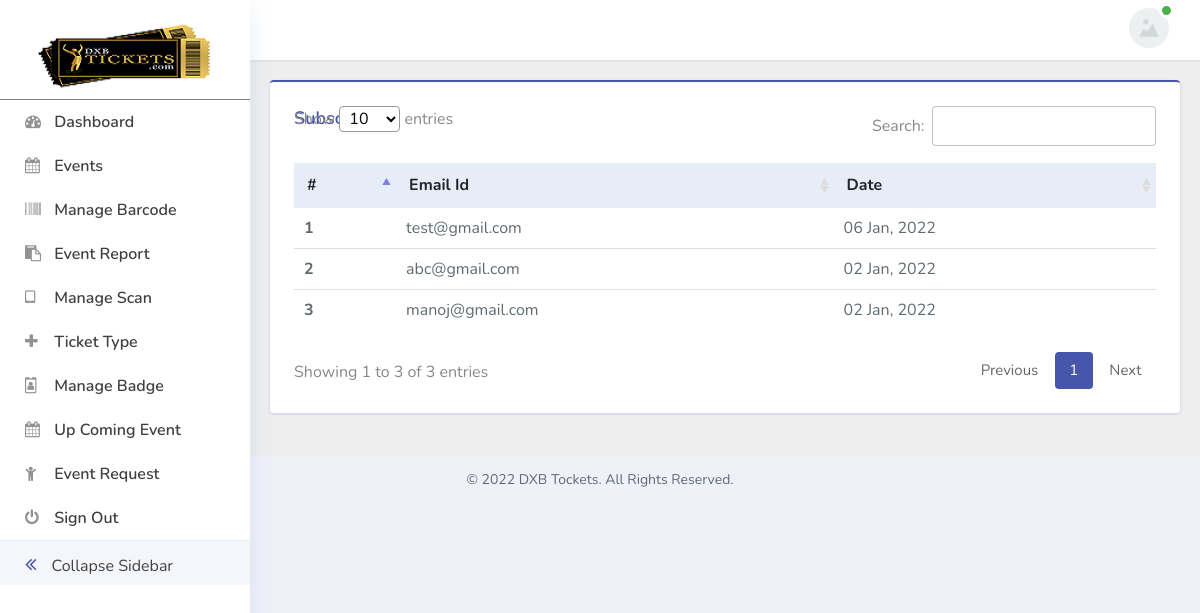
The page /admin/subscription.php (signed in) on the database as committed earlier.
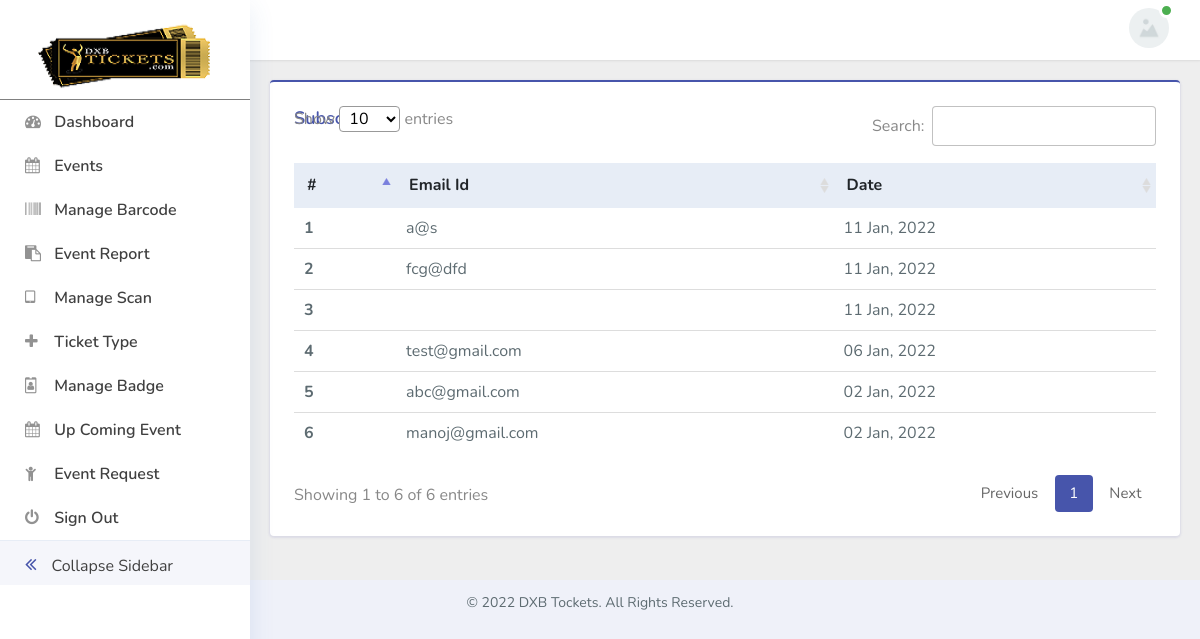
The same page on the database as committed later.
### tables this page shows
CREATE TABLE IF NOT EXISTS `news_letter` (
  `NL_Id` int(100) NOT NULL AUTO_INCREMENT,
  `EmailID` varchar(100) DEFAULT NULL,
  `Status` tinyint(1) DEFAULT NULL,
  `DateCreate` datetime DEFAULT NULL,
  PRIMARY KEY (`NL_Id`)
);

### admin/subscription.php (the view, shortened to what this page needs)
<?php
    require_once '../config/connection.php';
    require_once './pages/link.php';
    require_once './pages/sidebar.php';
    require_once './pages/header.php';
?>
<div class="main-content">
    <div class="container-fluid content-top-gap">
        <div class="data-tables">
            <div class="row">
                <div class="col-lg-12 mb-4">
                    <div class="card card_border p-4 border-primary-top">
                        <h3 class="card__title position-absolute">Subscription</h3>
                        <div class="table-responsive">
                            <table id="meastroTable" class="display" style="width:100%">
                                <thead>
                                    <tr>
                                        <th>#</th>
                                        <th>Email Id</th>
                                        <th>Date</th>
                                    </tr>
                                </thead>
                                <tbody>
                                    <?php
                                        $resd6 = mysqli_query($conn, "SELECT * FROM news_letter ORDER BY NL_Id DESC");
                                        if (mysqli_num_rows($resd6) > 0) {
                                            $count = 1;
                                            while($rowd6 = mysqli_fetch_assoc($resd6)) {
                                                echo "<tr>";
                                                echo "<th>".$count."</th>";
                                                echo "<td>".$rowd6['EmailID']."</td>";
                                                echo "<td>".date_format(date_create($rowd6['DateCreate']), 'd M, Y') . "</td>";
                                                echo "</tr>";
                                                $count++;
                                            }
                                        }
                                    ?>
                                </tbody>
                            </table>
                        </div>
                    </div>
                </div>
            </div>
        </div>
    </div>
</div>
<?php
    require_once './pages/footer.php';
?>

Rows that differ between the two databases and show on the page:
added news_letter: EmailID "a@s", DateCreate "11 Jan, 2022"
added news_letter: EmailID "fcg@dfd", DateCreate "11 Jan, 2022"
added news_letter: DateCreate "11 Jan, 2022"
Other text that changed with them:
text written by a page script: "Show entries Search: Showing 1 to 3 of 3 entries Previous 1 Next" → "Show entries Search: Showing 1 to 6 of 6 entries Previous 1 Next"
